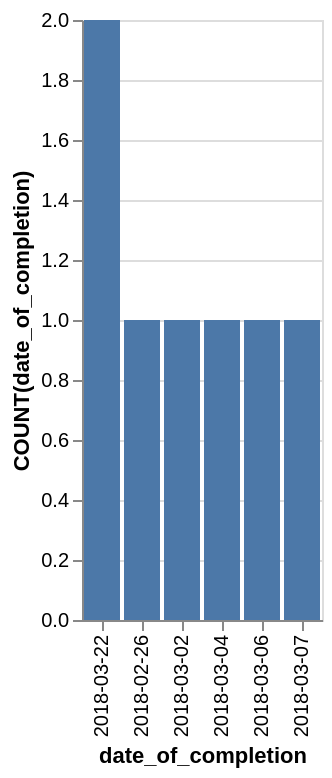

This figure's Vega-Lite source:
### Vega-Lite specification from a JSON file in a GitHub repository (floating-point values rounded to 4 significant figures)
{"data": {"values": [{"x_data": "2018-02-26", "y_data": 1}, {"x_data": "2018-03-02", "y_data": 1}, {"x_data": "2018-03-04", "y_data": 1}, {"x_data": "2018-03-06", "y_data": 1}, {"x_data": "2018-03-07", "y_data": 1}, {"x_data": "2018-03-22", "y_data": 2}]}, "mark": "bar", "encoding": {"x": {"field": "x_data", "type": "nominal", "title": "date_of_completion", "sort": {"op": "sum", "field": "y_data", "order": "descending"}}, "y": {"field": "y_data", "type": "quantitative", "title": "COUNT(date_of_completion)"}}}
